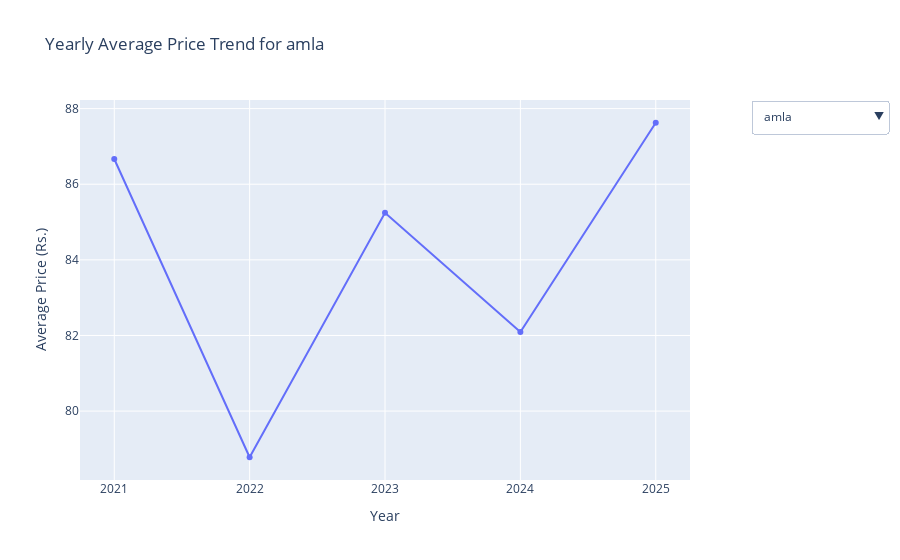

Notebook cell for this chart:
### Code cell
products = df_yearly['name'].unique()

# Prepare traces for each product (but only show one initially)
traces = []
for i, product in enumerate(products):
    df_product = df_yearly[df_yearly['name'] == product]
    trace = go.Scatter(
        x=df_product['year'], y=df_product['average'],
        mode='lines+markers',
        name=product,
        visible=(i == 0)  # only first product visible initially
    )
    traces.append(trace)

# Create dropdown menu buttons
buttons = []
for i, product in enumerate(products):
    visible = [False] * len(products)
    visible[i] = True  # only show this product's trace
    button = dict(
        label=product,
        method='update',
        args=[{'visible': visible},
              {'title': f'Yearly Average Price Trend for {product}'}]
    )
    buttons.append(button)

layout = go.Layout(
    title=f'Yearly Average Price Trend for {products[0]}',
    updatemenus=[dict(
        active=0,
        buttons=buttons,
        x=1.1,
        y=1,
        xanchor='left',
        yanchor='top'
    )],
    xaxis_title='Year',
    yaxis_title='Average Price (Rs.)'
)

fig = go.Figure(data=traces, layout=layout)
fig.show()
